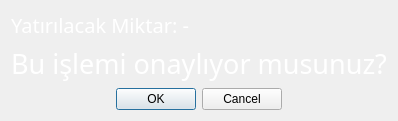
<?xml version="1.0" encoding="UTF-8"?>
<ui version="4.0">
 <class>depositApprovalClass</class>
 <widget class="QDialog" name="depositApprovalClass">
  <property name="geometry">
   <rect>
    <x>0</x>
    <y>0</y>
    <width>343</width>
    <height>121</height>
   </rect>
  </property>
  <property name="windowTitle">
   <string>depositApproval</string>
  </property>
  <layout class="QGridLayout" name="gridLayout">
   <item row="0" column="0">
    <layout class="QVBoxLayout" name="verticalLayout">
     <item>
      <widget class="QLabel" name="depositInfoLabel">
       <property name="font">
        <font>
         <family>Gill Sans MT</family>
         <pointsize>15</pointsize>
         <bold>false</bold>
        </font>
       </property>
       <property name="styleSheet">
        <string notr="true">color: rgb(255, 255, 255);</string>
       </property>
       <property name="text">
        <string>Yatırılacak Miktar: -</string>
       </property>
       <property name="alignment">
        <set>Qt::AlignmentFlag::AlignLeading|Qt::AlignmentFlag::AlignLeft|Qt::AlignmentFlag::AlignVCenter</set>
       </property>
      </widget>
     </item>
     <item>
      <widget class="QLabel" name="label_2">
       <property name="font">
        <font>
         <family>Gill Sans MT</family>
         <pointsize>20</pointsize>
         <bold>false</bold>
        </font>
       </property>
       <property name="styleSheet">
        <string notr="true">color: rgb(255, 255, 255);</string>
       </property>
       <property name="text">
        <string>Bu işlemi onaylıyor musunuz?</string>
       </property>
       <property name="alignment">
        <set>Qt::AlignmentFlag::AlignCenter</set>
       </property>
      </widget>
     </item>
     <item>
      <widget class="QDialogButtonBox" name="buttonBox">
       <property name="styleSheet">
        <string notr="true"/>
       </property>
       <property name="orientation">
        <enum>Qt::Orientation::Horizontal</enum>
       </property>
       <property name="standardButtons">
        <set>QDialogButtonBox::StandardButton::Cancel|QDialogButtonBox::StandardButton::Ok</set>
       </property>
       <property name="centerButtons">
        <bool>true</bool>
       </property>
      </widget>
     </item>
    </layout>
   </item>
  </layout>
 </widget>
 <layoutdefault spacing="6" margin="11"/>
 <resources/>
 <connections/>
</ui>
